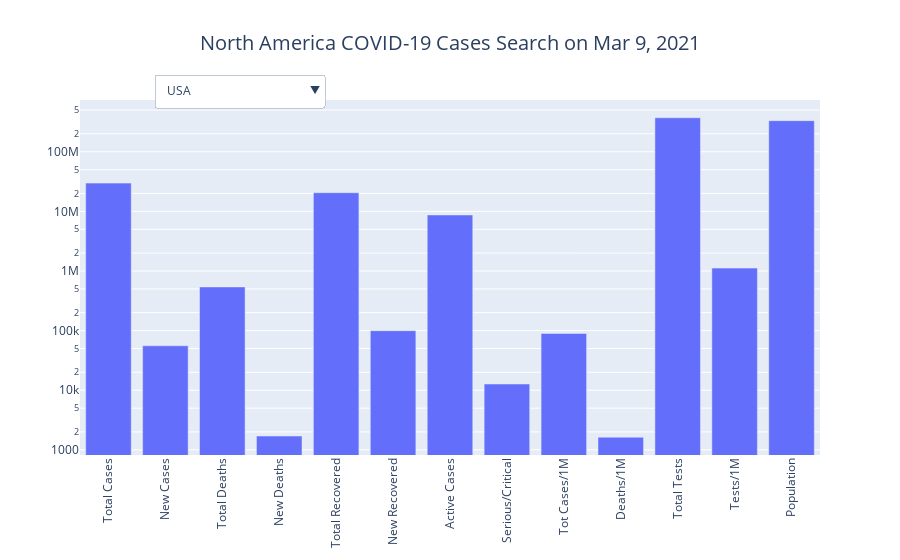

Here is the notebook cell this chart was saved with:
### Code cell
country_visualization('North America')

### Figure 1 — Plotly figure (JSON) as saved in the notebook; plotly's stock layout.template omitted (floating-point values rounded to 4 significant figures; data arrays with more than 128 entries replaced by an {"elided": "..."} marker saying what was removed)
{"data": [{"name": "USA", "type": "bar", "visible": true, "x": ["Total Cases", "New Cases", "Total Deaths", "New Deaths", "Total Recovered", "New Recovered", "Active Cases", "Serious/Critical", "Tot Cases/1M", "Deaths/1M", "Total Tests", "Tests/1M", "Population"], "y": [29801506, 55683, 540574, 1704, 20549678, 99762, 8711254, 12715, 89673, 1627, 371894718, 1119032, 332336197]}, {"name": "Mexico", "type": "bar", "visible": false, "x": ["Total Cases", "New Cases", "Total Deaths", "New Deaths", "Total Recovered", "New Recovered", "Active Cases", "Serious/Critical", "Tot Cases/1M", "Deaths/1M", "Total Tests", "Tests/1M", "Population"], "y": [2130477, 1877, 190923, 319, 1675996, 5565, 263558, 4798, 16406, 1470, 5626739, 43329, 129861409]}, {"name": "Canada", "type": "bar", "visible": false, "x": ["Total Cases", "New Cases", "Total Deaths", "New Deaths", "Total Recovered", "New Recovered", "Active Cases", "Serious/Critical", "Tot Cases/1M", "Deaths/1M", "Total Tests", "Tests/1M", "Population"], "y": [893518, 2820, 22304, 28, 841035, 2945, 30179, 549, 23533, 587, 25352166, 667703, 37969201]}, {"name": "Panama", "type": "bar", "visible": false, "x": ["Total Cases", "New Cases", "Total Deaths", "New Deaths", "Total Recovered", "New Recovered", "Active Cases", "Serious/Critical", "Tot Cases/1M", "Deaths/1M", "Total Tests", "Tests/1M", "Population"], "y": [345759, 523, 5944, 10, 333005, 786, 6810, 195, 79281, 1363, 1977198, 453360, 4361210]}, {"name": "Dominican Republic", "type": "bar", "visible": false, "x": ["Total Cases", "New Cases", "Total Deaths", "New Deaths", "Total Recovered", "New Recovered", "Active Cases", "Serious/Critical", "Tot Cases/1M", "Deaths/1M", "Total Tests", "Tests/1M", "Population"], "y": [243778, 252, 3191, 12, 198947, 561, 41640, 185, 22319, 292, 1233986, 112976, 10922503]}, {"name": "Costa Rica", "type": "bar", "visible": false, "x": ["Total Cases", "New Cases", "Total Deaths", "New Deaths", "Total Recovered", "New Recovered", "Active Cases", "Serious/Critical", "Tot Cases/1M", "Deaths/1M", "Total Tests", "Tests/1M", "Population"], "y": [207832, 372, 2848, 7, 188151, 176, 16833, 139, 40544, 556, 717791, 140029, 5126029]}, {"name": "Guatemala", "type": "bar", "visible": false, "x": ["Total Cases", "New Cases", "Total Deaths", "New Deaths", "Total Recovered", "New Recovered", "Active Cases", "Serious/Critical", "Tot Cases/1M", "Deaths/1M", "Total Tests", "Tests/1M", "Population"], "y": [179563, 793, 6493, 14, 165897, 582, 7173, 5, 9898, 358, 953641, 52566, 18141854]}, {"name": "Honduras", "type": "bar", "visible": false, "x": ["Total Cases", "New Cases", "Total Deaths", "New Deaths", "Total Recovered", "New Recovered", "Active Cases", "Serious/Critical", "Tot Cases/1M", "Deaths/1M", "Total Tests", "Tests/1M", "Population"], "y": [174243, 514, 4283, 23, 68085, 96, 101875, 416, 17403, 428, 461743, 46118, 10012312]}, {"name": "El Salvador", "type": "bar", "visible": false, "x": ["Total Cases", "New Cases", "Total Deaths", "New Deaths", "Total Recovered", "New Recovered", "Active Cases", "Serious/Critical", "Tot Cases/1M", "Deaths/1M", "Total Tests", "Tests/1M", "Population"], "y": [61539, 141, 1923, 8, 57958, 225, 1658, 53, 9455, 295, 789516, 121302, 6508699]}, {"name": "Cuba", "type": "bar", "visible": false, "x": ["Total Cases", "New Cases", "Total Deaths", "New Deaths", "Total Recovered", "New Recovered", "Active Cases", "Serious/Critical", "Tot Cases/1M", "Deaths/1M", "Total Tests", "Tests/1M", "Population"], "y": [57607, 1041, 352, 2, 52593, 884, 4662, 69, 5088, 31, 2558296, 225961, 11321853]}, {"name": "Jamaica", "type": "bar", "visible": false, "x": ["Total Cases", "New Cases", "Total Deaths", "New Deaths", "Total Recovered", "New Recovered", "Active Cases", "Serious/Critical", "Tot Cases/1M", "Deaths/1M", "Total Tests", "Tests/1M", "Population"], "y": [27465, 561, 460, 6, 14595, 148, 12410, 29, 9247, 155, 231845, 78061, 2970053]}, {"name": "Haiti", "type": "bar", "visible": false, "x": ["Total Cases", "New Cases", "Total Deaths", "New Deaths", "Total Recovered", "New Recovered", "Active Cases", "Serious/Critical", "Tot Cases/1M", "Deaths/1M", "Total Tests", "Tests/1M", "Population"], "y": [12594, 58, 250, -1, 9967, 139, 2377, -1, 1095, 22, 54379, 4730, 11497743]}, {"name": "Belize", "type": "bar", "visible": false, "x": ["Total Cases", "New Cases", "Total Deaths", "New Deaths", "Total Recovered", "New Recovered", "Active Cases", "Serious/Critical", "Tot Cases/1M", "Deaths/1M", "Total Tests", "Tests/1M", "Population"], "y": [12345, 10, 316, 1, 11957, 31, 72, 2, 30666, 785, 88587, 220060, 402558]}, {"name": "Guadeloupe", "type": "bar", "visible": false, "x": ["Total Cases", "New Cases", "Total Deaths", "New Deaths", "Total Recovered", "New Recovered", "Active Cases", "Serious/Critical", "Tot Cases/1M", "Deaths/1M", "Total Tests", "Tests/1M", "Population"], "y": [10149, -1, 162, -1, 2242, -1, 7745, 5, 25362, 405, 135623, 338913, 400171]}, {"name": "Bahamas", "type": "bar", "visible": false, "x": ["Total Cases", "New Cases", "Total Deaths", "New Deaths", "Total Recovered", "New Recovered", "Active Cases", "Serious/Critical", "Tot Cases/1M", "Deaths/1M", "Total Tests", "Tests/1M", "Population"], "y": [8642, 1, 185, 2, 7483, 18, 974, 1, 21833, 467, 70352, 177737, 395821]}, {"name": "Aruba", "type": "bar", "visible": false, "x": ["Total Cases", "New Cases", "Total Deaths", "New Deaths", "Total Recovered", "New Recovered", "Active Cases", "Serious/Critical", "Tot Cases/1M", "Deaths/1M", "Total Tests", "Tests/1M", "Population"], "y": [8177, 67, 77, -1, 7893, 65, 207, 11, 76365, 719, 110382, 1030856, 107078]}, {"name": "Trinidad and Tobago", "type": "bar", "visible": false, "x": ["Total Cases", "New Cases", "Total Deaths", "New Deaths", "Total Recovered", "New Recovered", "Active Cases", "Serious/Critical", "Tot Cases/1M", "Deaths/1M", "Total Tests", "Tests/1M", "Population"], "y": [7736, -1, 140, -1, 7503, -1, 93, 2, 5515, 100, 99115, 70665, 1402605]}, {"name": "Martinique", "type": "bar", "visible": false, "x": ["Total Cases", "New Cases", "Total Deaths", "New Deaths", "Total Recovered", "New Recovered", "Active Cases", "Serious/Critical", "Tot Cases/1M", "Deaths/1M", "Total Tests", "Tests/1M", "Population"], "y": [6928, 110, 47, 1, 98, -1, 6783, 3, 18472, 125, 108633, 289639, 375064]}, {"name": "Nicaragua", "type": "bar", "visible": false, "x": ["Total Cases", "New Cases", "Total Deaths", "New Deaths", "Total Recovered", "New Recovered", "Active Cases", "Serious/Critical", "Tot Cases/1M", "Deaths/1M", "Total Tests", "Tests/1M", "Population"], "y": [6537, 48, 175, 1, 4225, -1, 2137, -1, 979, 26, -1, -1, 6678549]}, {"name": "Curaçao", "type": "bar", "visible": false, "x": ["Total Cases", "New Cases", "Total Deaths", "New Deaths", "Total Recovered", "New Recovered", "Active Cases", "Serious/Critical", "Tot Cases/1M", "Deaths/1M", "Total Tests", "Tests/1M", "Population"], "y": [4830, 17, 22, -1, 4682, 5, 126, 5, 29352, 134, 53539, 325358, 164554]}, {"name": "Saint Lucia", "type": "bar", "visible": false, "x": ["Total Cases", "New Cases", "Total Deaths", "New Deaths", "Total Recovered", "New Recovered", "Active Cases", "Serious/Critical", "Tot Cases/1M", "Deaths/1M", "Total Tests", "Tests/1M", "Population"], "y": [3902, 31, 46, -1, 3595, 29, 261, 2, 21183, 250, 33074, 179551, 184204]}, {"name": "Barbados", "type": "bar", "visible": false, "x": ["Total Cases", "New Cases", "Total Deaths", "New Deaths", "Total Recovered", "New Recovered", "Active Cases", "Serious/Critical", "Tot Cases/1M", "Deaths/1M", "Total Tests", "Tests/1M", "Population"], "y": [3333, 30, 37, -1, 2915, 68, 381, -1, 11588, 129, 130960, 455328, 287617]}, {"name": "Turks and Caicos", "type": "bar", "visible": false, "x": ["Total Cases", "New Cases", "Total Deaths", "New Deaths", "Total Recovered", "New Recovered", "Active Cases", "Serious/Critical", "Tot Cases/1M", "Deaths/1M", "Total Tests", "Tests/1M", "Population"], "y": [2177, -1, 15, -1, 2020, -1, 142, 5, 55712, 384, 17366, 444416, 39076]}, {"name": "Sint Maarten", "type": "bar", "visible": false, "x": ["Total Cases", "New Cases", "Total Deaths", "New Deaths", "Total Recovered", "New Recovered", "Active Cases", "Serious/Critical", "Tot Cases/1M", "Deaths/1M", "Total Tests", "Tests/1M", "Population"], "y": [2076, 2, 27, -1, 2031, 3, 18, 1, 48044, 625, 21103, 488382, 43210]}, {"name": "St. Vincent Grenadines", "type": "bar", "visible": false, "x": ["Total Cases", "New Cases", "Total Deaths", "New Deaths", "Total Recovered", "New Recovered", "Active Cases", "Serious/Critical", "Tot Cases/1M", "Deaths/1M", "Total Tests", "Tests/1M", "Population"], "y": [1663, -1, 8, -1, 1100, 73, 555, 2, 14957, 72, 37714, 339210, 111182]}, {"name": "Saint Martin", "type": "bar", "visible": false, "x": ["Total Cases", "New Cases", "Total Deaths", "New Deaths", "Total Recovered", "New Recovered", "Active Cases", "Serious/Critical", "Tot Cases/1M", "Deaths/1M", "Total Tests", "Tests/1M", "Population"], "y": [1571, -1, 12, -1, 1399, -1, 160, 7, 40162, 307, 22204, 567630, 39117]}, {"name": "Antigua and Barbuda", "type": "bar", "visible": false, "x": ["Total Cases", "New Cases", "Total Deaths", "New Deaths", "Total Recovered", "New Recovered", "Active Cases", "Serious/Critical", "Tot Cases/1M", "Deaths/1M", "Total Tests", "Tests/1M", "Population"], "y": [862, 14, 22, 1, 455, 45, 385, 45, 8753, 223, 16075, 163223, 98485]}, {"name": "Bermuda", "type": "bar", "visible": false, "x": ["Total Cases", "New Cases", "Total Deaths", "New Deaths", "Total Recovered", "New Recovered", "Active Cases", "Serious/Critical", "Tot Cases/1M", "Deaths/1M", "Total Tests", "Tests/1M", "Population"], "y": [724, -1, 12, -1, 690, -1, 22, -1, 11655, 193, 179210, 2884947, 62119]}, {"name": "St. Barth", "type": "bar", "visible": false, "x": ["Total Cases", "New Cases", "Total Deaths", "New Deaths", "Total Recovered", "New Recovered", "Active Cases", "Serious/Critical", "Tot Cases/1M", "Deaths/1M", "Total Tests", "Tests/1M", "Population"], "y": [638, -1, 1, -1, 462, -1, 175, -1, 64457, 101, 19114, 1931097, 9898]}, {"name": "Caribbean Netherlands", "type": "bar", "visible": false, "x": ["Total Cases", "New Cases", "Total Deaths", "New Deaths", "Total Recovered", "New Recovered", "Active Cases", "Serious/Critical", "Tot Cases/1M", "Deaths/1M", "Total Tests", "Tests/1M", "Population"], "y": [540, -1, 5, -1, 443, -1, 92, -1, 20462, 189, 6842, 259265, 26390]}, {"name": "Cayman Islands", "type": "bar", "visible": false, "x": ["Total Cases", "New Cases", "Total Deaths", "New Deaths", "Total Recovered", "New Recovered", "Active Cases", "Serious/Critical", "Tot Cases/1M", "Deaths/1M", "Total Tests", "Tests/1M", "Population"], "y": [460, 9, 2, -1, 426, -1, 32, -1, 6943, 30, 75560, 1140511, 66251]}, {"name": "British Virgin Islands", "type": "bar", "visible": false, "x": ["Total Cases", "New Cases", "Total Deaths", "New Deaths", "Total Recovered", "New Recovered", "Active Cases", "Serious/Critical", "Tot Cases/1M", "Deaths/1M", "Total Tests", "Tests/1M", "Population"], "y": [153, -1, 1, -1, 131, -1, 21, -1, 5038, 33, 13223, 435411, 30369]}, {"name": "Dominica", "type": "bar", "visible": false, "x": ["Total Cases", "New Cases", "Total Deaths", "New Deaths", "Total Recovered", "New Recovered", "Active Cases", "Serious/Critical", "Tot Cases/1M", "Deaths/1M", "Total Tests", "Tests/1M", "Population"], "y": [144, -1, -1, -1, 130, -1, 14, -1, 1997, -1, 11768, 163197, 72109]}, {"name": "Montserrat", "type": "bar", "visible": false, "x": ["Total Cases", "New Cases", "Total Deaths", "New Deaths", "Total Recovered", "New Recovered", "Active Cases", "Serious/Critical", "Tot Cases/1M", "Deaths/1M", "Total Tests", "Tests/1M", "Population"], "y": [20, -1, 1, -1, 14, -1, 5, -1, 4005, 200, 947, 189628, 4994]}], "layout": {"title": {"font": {"size": 20}, "text": "North America COVID-19 Cases Search on Mar 9, 2021", "x": 0.5, "xanchor": "center"}, "updatemenus": [{"buttons": [{"args": [{"visible": {"elided": "210 bool values"}}], "label": "USA", "method": "update"}, {"args": [{"visible": {"elided": "210 bool values"}}], "label": "Mexico", "method": "update"}, {"args": [{"visible": {"elided": "210 bool values"}}], "label": "Canada", "method": "update"}, {"args": [{"visible": {"elided": "210 bool values"}}], "label": "Panama", "method": "update"}, {"args": [{"visible": {"elided": "210 bool values"}}], "label": "Dominican Republic", "method": "update"}, {"args": [{"visible": {"elided": "210 bool values"}}], "label": "Costa Rica", "method": "update"}, {"args": [{"visible": {"elided": "210 bool values"}}], "label": "Guatemala", "method": "update"}, {"args": [{"visible": {"elided": "210 bool values"}}], "label": "Honduras", "method": "update"}, {"args": [{"visible": {"elided": "210 bool values"}}], "label": "El Salvador", "method": "update"}, {"args": [{"visible": {"elided": "210 bool values"}}], "label": "Cuba", "method": "update"}, {"args": [{"visible": {"elided": "210 bool values"}}], "label": "Jamaica", "method": "update"}, {"args": [{"visible": {"elided": "210 bool values"}}], "label": "Haiti", "method": "update"}, {"args": [{"visible": {"elided": "210 bool values"}}], "label": "Belize", "method": "update"}, {"args": [{"visible": {"elided": "210 bool values"}}], "label": "Guadeloupe", "method": "update"}, {"args": [{"visible": {"elided": "210 bool values"}}], "label": "Bahamas", "method": "update"}, {"args": [{"visible": {"elided": "210 bool values"}}], "label": "Aruba", "method": "update"}, {"args": [{"visible": {"elided": "210 bool values"}}], "label": "Trinidad and Tobago", "method": "update"}, {"args": [{"visible": {"elided": "210 bool values"}}], "label": "Martinique", "method": "update"}, {"args": [{"visible": {"elided": "210 bool values"}}], "label": "Nicaragua", "method": "update"}, {"args": [{"visible": {"elided": "210 bool values"}}], "label": "Curaçao", "method": "update"}, {"args": [{"visible": {"elided": "210 bool values"}}], "label": "Saint Lucia", "method": "update"}, {"args": [{"visible": {"elided": "210 bool values"}}], "label": "Barbados", "method": "update"}, {"args": [{"visible": {"elided": "210 bool values"}}], "label": "Turks and Caicos", "method": "update"}, {"args": [{"visible": {"elided": "210 bool values"}}], "label": "Sint Maarten", "method": "update"}, {"args": [{"visible": {"elided": "210 bool values"}}], "label": "St. Vincent Grenadines", "method": "update"}, {"args": [{"visible": {"elided": "210 bool values"}}], "label": "Saint Martin", "method": "update"}, {"args": [{"visible": {"elided": "210 bool values"}}], "label": "Antigua and Barbuda", "method": "update"}, {"args": [{"visible": {"elided": "210 bool values"}}], "label": "Bermuda", "method": "update"}, {"args": [{"visible": {"elided": "210 bool values"}}], "label": "St. Barth", "method": "update"}, {"args": [{"visible": {"elided": "210 bool values"}}], "label": "Caribbean Netherlands", "method": "update"}, {"args": [{"visible": {"elided": "210 bool values"}}], "label": "Cayman Islands", "method": "update"}, {"args": [{"visible": {"elided": "210 bool values"}}], "label": "British Virgin Islands", "method": "update"}, {"args": [{"visible": {"elided": "210 bool values"}}], "label": "Dominica", "method": "update"}, {"args": [{"visible": {"elided": "210 bool values"}}], "label": "Montserrat", "method": "update"}], "direction": "down", "pad": {"r": 10, "t": 10}, "showactive": true, "x": 0.1, "xanchor": "left", "y": 1.1, "yanchor": "top"}], "xaxis": {"tickangle": -90}, "yaxis": {"type": "log"}}}
